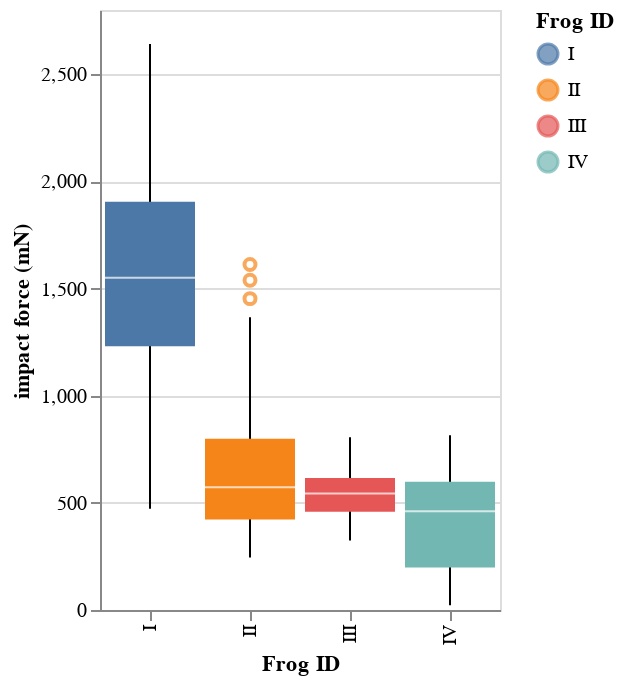

The notebook cell saved with this chart:
### Markdown cell above
### Box plots

I will discuss why we need a special function on `bootcamp_utils` to make box plots momentarily, but first, let's make one so that we can see how they look and discuss what they mean.

### Code cell
chart = bootcamp_utils.altair_box(df, 
                                  encode_x=alt.X('ID:N', title='Frog ID'),
                                  encode_y='impact force (mN):Q',
                                  encode_color=alt.Color('ID:N', title='Frog ID'))
chart

### Figure 1 — Vega-Lite specification as saved in the notebook (floating-point values rounded to 4 significant figures)
{"$schema": "https://vega.github.io/schema/vega-lite/v2.4.3.json", "config": {"view": {"height": 300, "width": 400}}, "layer": [{"data": {"values": [{"ID": "I", "bottom": 1231.0, "bottom_whisker": 473, "middle": 1550.0, "top": 1905.0, "top_whisker": 2641}, {"ID": "II", "bottom": 422, "bottom_whisker": 245, "middle": 573, "top": 799.8, "top_whisker": 1366.0}, {"ID": "III", "bottom": 458.8, "bottom_whisker": 324, "middle": 544, "top": 615.8, "top_whisker": 806}, {"ID": "IV", "bottom": 198, "bottom_whisker": 22, "middle": 460.5, "top": 599, "top_whisker": 815}]}, "encoding": {"x": {"field": "ID", "title": "Frog ID", "type": "nominal"}, "y": {"field": "bottom_whisker", "title": "impact force (mN)", "type": "quantitative"}, "y2": {"field": "top_whisker", "title": "impact force (mN)", "type": "quantitative"}}, "height": 300, "mark": "rule", "width": 200}, {"data": {"values": [{"ID": "I", "bottom": 1231.0, "bottom_whisker": 473, "middle": 1550.0, "top": 1905.0, "top_whisker": 2641}, {"ID": "II", "bottom": 422, "bottom_whisker": 245, "middle": 573, "top": 799.8, "top_whisker": 1366.0}, {"ID": "III", "bottom": 458.8, "bottom_whisker": 324, "middle": 544, "top": 615.8, "top_whisker": 806}, {"ID": "IV", "bottom": 198, "bottom_whisker": 22, "middle": 460.5, "top": 599, "top_whisker": 815}]}, "encoding": {"color": {"field": "ID", "title": "Frog ID", "type": "nominal"}, "x": {"field": "ID", "title": "Frog ID", "type": "nominal"}, "y": {"field": "bottom", "title": "impact force (mN)", "type": "quantitative"}, "y2": {"field": "top", "title": "impact force (mN)", "type": "quantitative"}}, "height": 300, "mark": {"size": 45, "type": "bar"}, "width": 200}, {"data": {"values": [{"ID": "I", "bottom": 1231.0, "bottom_whisker": 473, "middle": 1550.0, "top": 1905.0, "top_whisker": 2641}, {"ID": "II", "bottom": 422, "bottom_whisker": 245, "middle": 573, "top": 799.8, "top_whisker": 1366.0}, {"ID": "III", "bottom": 458.8, "bottom_whisker": 324, "middle": 544, "top": 615.8, "top_whisker": 806}, {"ID": "IV", "bottom": 198, "bottom_whisker": 22, "middle": 460.5, "top": 599, "top_whisker": 815}]}, "encoding": {"x": {"field": "ID", "title": "Frog ID", "type": "nominal"}, "y": {"field": "middle", "title": "impact force (mN)", "type": "quantitative"}}, "height": 300, "mark": {"color": "white", "size": 45, "type": "tick"}, "width": 200}, {"data": {"values": [{"ID": "II", "impact force (mN)": 1612}, {"ID": "II", "impact force (mN)": 1539}, {"ID": "II", "impact force (mN)": 1453}]}, "encoding": {"color": {"field": "ID", "title": "Frog ID", "type": "nominal"}, "x": {"field": "ID", "title": "Frog ID", "type": "nominal"}, "y": {"field": "impact force (mN)", "title": "impact force (mN)", "type": "quantitative"}}, "height": 300, "mark": "point", "width": 200}]}
